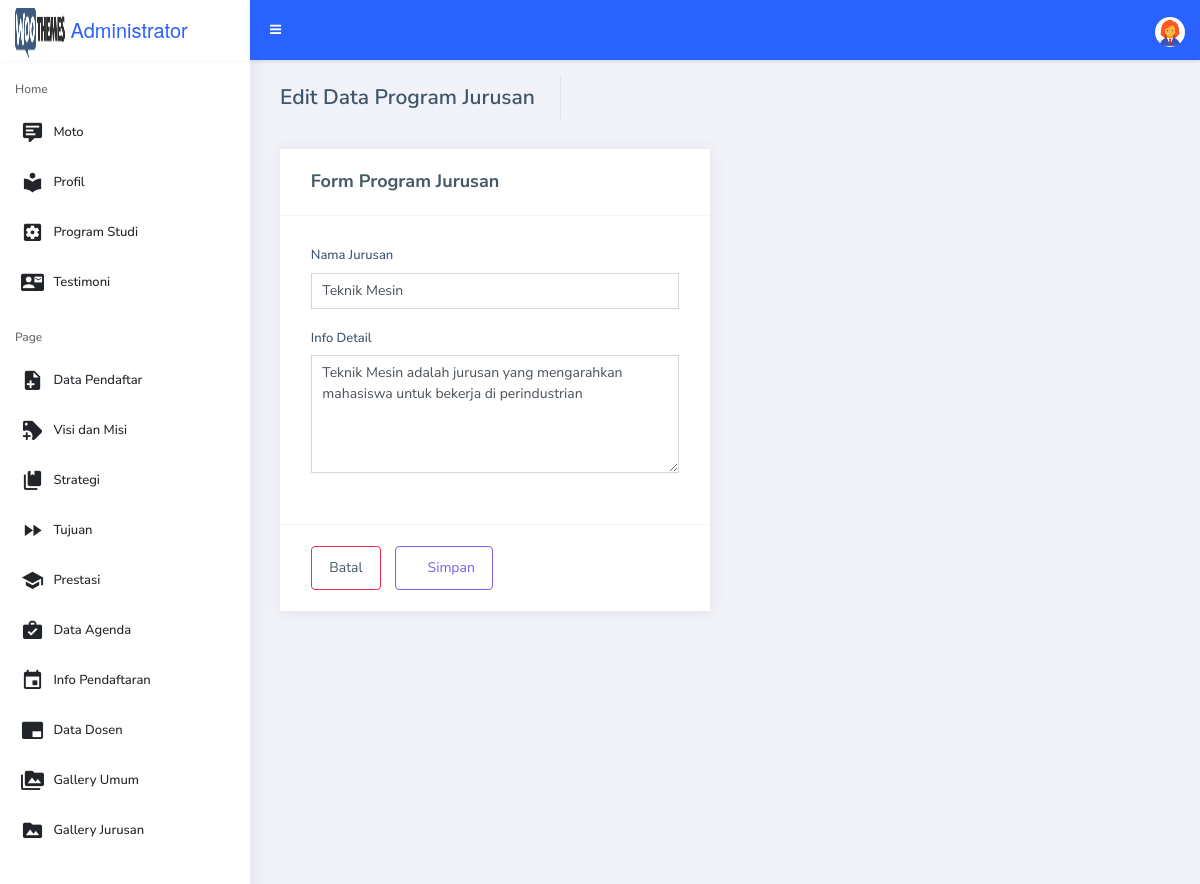
/admin/page/proli-edit.php?id=1 (signed in), run on the app's committed database.
### tables this page shows
CREATE TABLE `proli` (
  `id` int(5) NOT NULL,
  `nama` varchar(50) NOT NULL,
  `detail` text NOT NULL
);

### admin/page/proli-edit.php (the view, shortened to what this page needs)
<?php
include "pondasi/kepala.php";
include "pondasi/kiri.php";
?>
<div class="content-wrapper">
    <div class="content-header">
        <div class="d-flex align-items-center">
            <div class="mr-auto">
                <h3 class="page-title">Edit Data Program Jurusan</h3>
            </div>
        </div>
    </div>
    <section class="content">
        <div class="row">
            <div class="col-lg-6 col-12">
                <div class="box">
                    <div class="box-header with-border">
                        <h4 class="box-title">Form Program Jurusan</h4>
                        <ul class="box-controls pull-right">
                            <li><a class="box-btn-close" href="proli.php"></a></li>
                            <li><a class="box-btn-slide" href="#"></a></li>
                        </ul>
                    </div>
                    <?php
                    $id = $_GET['id'];
                    $sql = mysqli_query($conn, "SELECT * FROM proli where id='$id'");
                    while ($b = mysqli_fetch_assoc($sql)) {
                    ?>
                        <form class="form" action="proli-act-edit.php" method="post">
                            <div class="box-body">
                                <div class="row">
                                    <div class="col-md-12">
                                        <div class="form-group">
                                            <label>Nama Jurusan</label>
                                            <input type="text" name="nama" value="<?php echo $b['nama'] ?>" class="form-control" required>
                                        </div>
                                        <div class="form-group">
                                            <label>Info Detail</label>
                                            <textarea rows="5" class="form-control" value="<?php echo $b['detail'] ?>" name="detail" required><?php echo $b['detail'] ?></textarea>
                                        </div>
                                    </div>
                                </div>
                            </div> <?php } ?>
                        <div class="box-footer">
                            <button type="button" class="btn btn-danger btn-outline">
                                <a href="proli.php"> <i class="ti-arrow-alt"></i> Batal
                                </a></button>
                            <button type="submit" class="btn btn-primary btn-outline">
                                <i class="ti-save-alt"></i> Simpan
                            </button>
                        </div>
                        </form>
                </div>
            </div>
        </div>
    </section>
</div>
<?php
include "pondasi/kaki.php";
?>

### data on the page
proli: nama "Teknik Mesin", detail "Teknik Mesin adalah jurusan yang mengarahkan mahasiswa untuk bekerja di perindustrian"
